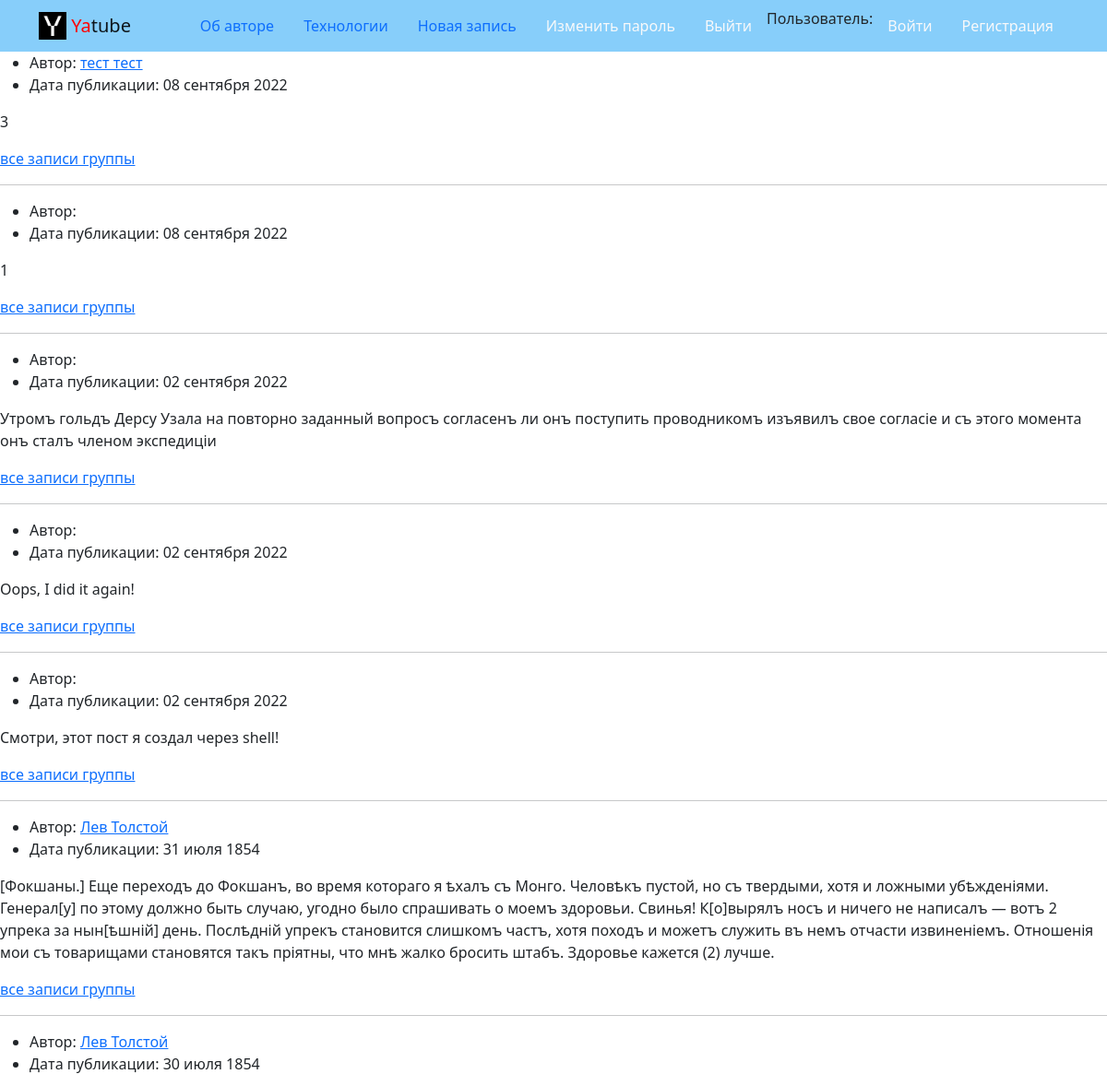
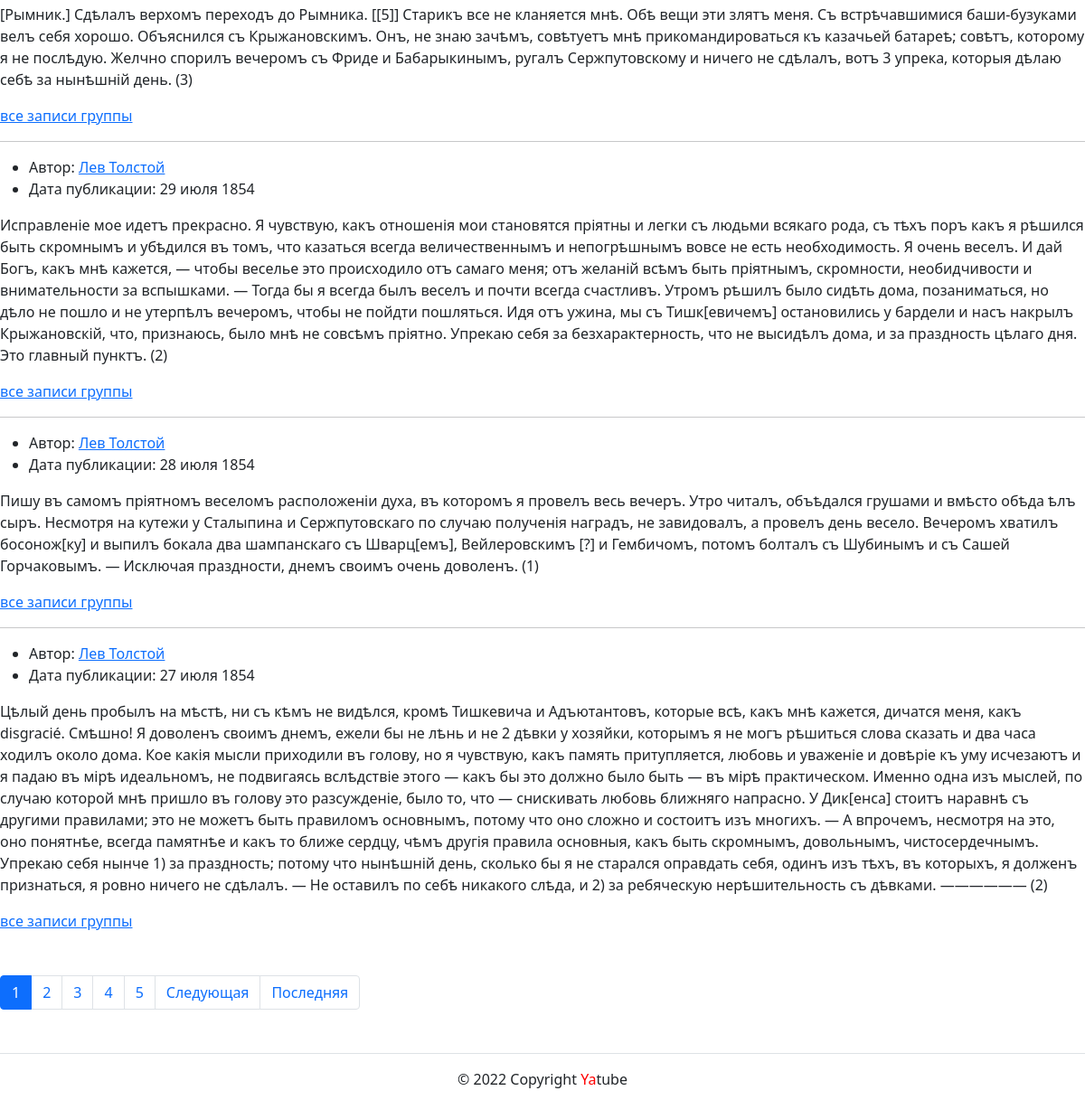
The page / on the database its author committed (2 pictures, top to bottom).
### posts/models.py (models this page shows, shortened)
class Post(models.Model):
    text = models.TextField()
    pub_date = models.DateTimeField(auto_now_add=True)
    author = models.ForeignKey(
        User, on_delete=models.CASCADE, related_name="posts"
    )
    group = models.ForeignKey(
        Group,
        on_delete=models.SET_NULL,
        blank=True,
        null=True,
        related_name="posts"
    )

### posts/views.py (the view)
# urls.py: path('', views.index, name='index'),
def index(request):
    template = 'posts/index.html'
    post_list = Post.objects.all().order_by('-pub_date')
    paginator = Paginator(post_list, MESSAGE_N)
    page_number = request.GET.get('page')
    page_obj = paginator.get_page(page_number)
    context = {
        'page_obj': page_obj,
        'post_list': post_list
    }
    return render(request, template, context)

### templates/posts/index.html (shortened to what this page needs)
{% extends 'base.html' %}
{% block content %}
{% for post in page_obj %}
  <ul>
    <li>
        Автор: <a href="{ url 'posts:profile' { post.author }}">{{ post.author.get_full_name }}</a>
    </li>
    <li>
      Дата публикации: {{ post.pub_date|date:"d E Y" }}
    </li>
  </ul>
  <p>{{ post.text }}</p>
  {% if post.group %}
    <p><a href="{% url 'posts:postsname' post.group.slug %}">все записи группы</a></p>
  {% endif %}
  {% if not forloop.last %}<hr>{% endif %}
{% endfor %}
{% include 'includes/paginator.html' %}
{% endblock %}

### rows shown on the page
Post: author.get_full_name "тест тест", pub_date "08 сентября 2022", text "3", shows "все записи группы"
Post: pub_date "08 сентября 2022", text "1", shows "все записи группы"
Post: pub_date "02 сентября 2022", text "Утромъ гольдъ Дерсу Узала на повторно заданный вопросъ согласенъ ли онъ поступить проводникомъ изъявилъ свое согласіе и съ этого момента онъ сталъ членом экспедиціи", shows "все записи группы"
Post: pub_date "02 сентября 2022", text "Oops, I did it again!", shows "все записи группы"
Post: pub_date "02 сентября 2022", text "Смотри, этот пост я создал через shell!", shows "все записи группы"
Post: author.get_full_name "Лев Толстой", pub_date "31 июля 1854", text "[Фокшаны.] Еще переходъ до Фокшанъ, во время котораго я ѣхалъ съ Монго. Человѣкъ пустой, но съ твердыми, хотя и ложными убѣжденіями. Генерал[у] по этому должно быть случаю, угодно было спрашивать о моемъ здоровьи. Свинья! К[о]вырялъ носъ и ничего не написалъ — вотъ 2 упрека за нын[ѣшній] день. Послѣдній упрекъ становится слишкомъ частъ, хотя походъ и можетъ служить въ немъ отчасти извиненіемъ. Отношенія мои съ товарищами становятся такъ пріятны, что мнѣ жалко бросить штабъ. Здоровье кажется (2) лучше.", shows "все записи группы"
Post: author.get_full_name "Лев Толстой", pub_date "30 июля 1854", text "[Рымник.] Сдѣлалъ верхомъ переходъ до Рымника. [[5]] Старикъ все не кланяется мнѣ. Обѣ вещи эти злятъ меня. Съ встрѣчавшимися баши-бузуками велъ себя хорошо. Объяснился съ Крыжановскимъ. Онъ, не знаю зачѣмъ, совѣтуетъ мнѣ прикомандироваться къ казачьей батареѣ; совѣтъ, которому я не послѣдую. Желчно спорилъ вечеромъ съ Фриде и Бабарыкинымъ, ругалъ Сержпутовскому и ничего не сдѣлалъ, вотъ 3 упрека, которыя дѣлаю себѣ за нынѣшній день. (3)", shows "все записи группы"
Post: author.get_full_name "Лев Толстой", pub_date "29 июля 1854", text "Исправленіе мое идетъ прекрасно. Я чувствую, какъ отношенія мои становятся пріятны и легки съ людьми всякаго рода, съ тѣхъ поръ какъ я рѣшился быть скромнымъ и убѣдился въ томъ, что казаться всегда величественнымъ и непогрѣшнымъ вовсе не есть необходимость. Я очень веселъ. И дай Богъ, какъ мнѣ кажется, — чтобы веселье это происходило отъ самаго меня; отъ желаній всѣмъ быть пріятнымъ, скромности, необидчивости и внимательности за вспышками. — Тогда бы я всегда былъ веселъ и почти всегда счастливъ. Утромъ рѣшилъ было сидѣть дома, позаниматься, но дѣло не пошло и не утерпѣлъ вечеромъ, чтобы не пойдти пошляться. Идя отъ ужина, мы съ Тишк[евичемъ] остановились у бардели и насъ накрылъ…", shows "все записи группы"
Post: author.get_full_name "Лев Толстой", pub_date "28 июля 1854", text "Пишу въ самомъ пріятномъ веселомъ расположеніи духа, въ которомъ я провелъ весь вечеръ. Утро читалъ, объѣдался грушами и вмѣсто обѣда ѣлъ сыръ. Несмотря на кутежи у Сталыпина и Сержпутовскаго по случаю полученія наградъ, не завидовалъ, а провелъ день весело. Вечеромъ хватилъ босонож[ку] и выпилъ бокала два шампанскаго съ Шварц[емъ], Вейлеровскимъ [?] и Гембичомъ, потомъ болталъ съ Шубинымъ и съ Сашей Горчаковымъ. — Исключая праздности, днемъ своимъ очень доволенъ. (1)", shows "все записи группы"
Post: author.get_full_name "Лев Толстой", pub_date "27 июля 1854", text "Цѣлый день пробылъ на мѣстѣ, ни съ кѣмъ не видѣлся, кромѣ Тишкевича и Адъютантовъ, которые всѣ, какъ мнѣ кажется, дичатся меня, какъ disgracié. Смѣшно! Я доволенъ своимъ днемъ, ежели бы не лѣнь и не 2 дѣвки у хозяйки, которымъ я не могъ рѣшиться слова сказать и два часа ходилъ около дома. Кое какія мысли приходили въ голову, но я чувствую, какъ память притупляется, любовь и уваженіе и довѣріе къ уму исчезаютъ и я падаю въ мірѣ идеальномъ, не подвигаясь вслѣдствіе этого — какъ бы это должно было быть — въ мірѣ практическом. Именно одна изъ мыслей, по случаю которой мнѣ пришло въ голову это разсужденіе, было то, что — снискивать любовь ближняго напрасно. У Дик[енса] стоитъ наравнѣ съ другими…", shows "все записи группы"

### other values the page prints
{{ i }} "1"
{{ i }} "2" "3" "4" "5"
